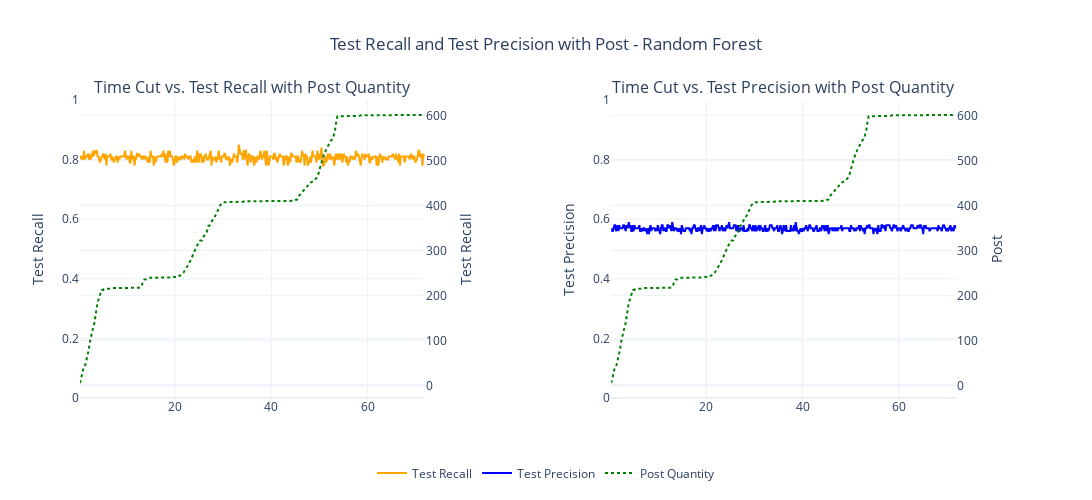

The code cell stored with this chart in its notebook:
### Code cell
import plotly.graph_objects as go
from plotly.subplots import make_subplots

# Create a subplot figure with 1 row and 2 columns
fig = make_subplots(
    rows=1, cols=2,
    subplot_titles=["Time Cut vs. Test Recall with Post Quantity", "Time Cut vs. Test Precision with Post Quantity"],
    specs=[[{"secondary_y": True}, {"secondary_y": True}]]
)

# First chart: Time Cut vs Test Recall
fig.add_trace(
    go.Scatter(
        x=df_rf_smote['time_cut_hours'],
        y=df_rf_smote['metrics.test_recall'],
        mode='lines',
        name='Test Recall',
        line=dict(color='Orange')
    ),
    row=1, col=1
)

# Second chart: Time Cut vs Test Precision with Post
fig.add_trace(
    go.Scatter(
        x=df_rf_smote['time_cut_hours'],
        y=df_rf_smote['metrics.test_precision'],
        mode='lines',
        name='Test Precision',
        line=dict(color='blue')
    ),
    row=1, col=2, secondary_y=False
)

# Adding Post Quantity to both subplots
fig.add_trace(
    go.Scatter(
        x=df_rf_smote['time_cut_hours'],
        y=df_rf_smote['post'],
        mode='lines',
        name='Post Quantity',
        line=dict(color='green', dash='dot')
    ),
    row=1, col=1, secondary_y=True
)

fig.add_trace(
    go.Scatter(
        x=df_rf_smote['time_cut_hours'],
        y=df_rf_smote['post'],
        mode='lines',
        name='Post Quantity',
        line=dict(color='green', dash='dot'), showlegend=False
    ),
    row=1, col=2, secondary_y=True
)

# Update layout
fig.update_layout(
    title="Test Recall and Test Precision with Post - Random Forest",
    title_x=0.5,  # Center the main title,
    template='plotly_white',
    legend=dict(orientation="h", yanchor="bottom", y=-0.3, xanchor="center", x=0.5),
    width=1100,  # Set the width
    height=500,  # Set the height
)

# Update Y-axis titles for both subplots
fig.update_yaxes(title_text="Test Recall", row=1, col=1)
fig.update_yaxes(title_text="Test Precision", secondary_y=False, row=1, col=2)
fig.update_yaxes(title_text="Post", secondary_y=True, row=1, col=2)

# Update the left Y-axis range for both subplots (if needed)
fig.update_yaxes(range=[0, 1], row=1, col=1,secondary_y=False)  # Adjust range for the left Y-axis of the first chart
fig.update_yaxes(range=[0, 1], row=1, col=2,secondary_y=False)  # Adjust range for the left Y-axis of the second chart

# Display the plot
fig.show()

### Figure 1 — Plotly figure (JSON) as saved in the notebook; plotly's stock layout.template omitted (floating-point values rounded to 4 significant figures; data arrays with more than 128 entries replaced by an {"elided": "..."} marker saying what was removed)
{"data": [{"line": {"color": "Orange"}, "mode": "lines", "name": "Test Recall", "type": "scatter", "x": {"elided": "431 float values"}, "xaxis": "x", "y": {"elided": "431 float values"}, "yaxis": "y"}, {"line": {"color": "blue"}, "mode": "lines", "name": "Test Precision", "type": "scatter", "x": {"elided": "431 float values"}, "xaxis": "x2", "y": {"elided": "431 float values"}, "yaxis": "y3"}, {"line": {"color": "green", "dash": "dot"}, "mode": "lines", "name": "Post Quantity", "type": "scatter", "x": {"elided": "431 float values"}, "xaxis": "x", "y": {"elided": "431 int values"}, "yaxis": "y2"}, {"line": {"color": "green", "dash": "dot"}, "mode": "lines", "name": "Post Quantity", "showlegend": false, "type": "scatter", "x": {"elided": "431 float values"}, "xaxis": "x2", "y": {"elided": "431 int values"}, "yaxis": "y4"}], "layout": {"annotations": [{"font": {"size": 16}, "showarrow": false, "text": "Time Cut vs. Test Recall with Post Quantity", "x": 0.185, "xanchor": "center", "xref": "paper", "y": 1, "yanchor": "bottom", "yref": "paper"}, {"font": {"size": 16}, "showarrow": false, "text": "Time Cut vs. Test Precision with Post Quantity", "x": 0.755, "xanchor": "center", "xref": "paper", "y": 1, "yanchor": "bottom", "yref": "paper"}], "height": 500, "legend": {"orientation": "h", "x": 0.5, "xanchor": "center", "y": -0.3, "yanchor": "bottom"}, "title": {"text": "Test Recall and Test Precision with Post - Random Forest", "x": 0.5}, "width": 1100, "xaxis": {"anchor": "y", "autorange": true, "domain": [0, 0.37], "range": [0.23, 71.9], "type": "linear"}, "xaxis2": {"anchor": "y3", "autorange": true, "domain": [0.57, 0.94], "range": [0.23, 71.9], "type": "linear"}, "yaxis": {"anchor": "x", "domain": [0, 1], "range": [0, 1], "title": {"text": "Test Recall"}, "type": "linear"}, "yaxis2": {"anchor": "x", "autorange": true, "overlaying": "y", "range": [-28.11, 634.1], "side": "right", "title": {"text": "Test Recall"}, "type": "linear"}, "yaxis3": {"anchor": "x2", "domain": [0, 1], "range": [0, 1], "title": {"text": "Test Precision"}, "type": "linear"}, "yaxis4": {"anchor": "x2", "autorange": true, "overlaying": "y3", "range": [-28.11, 634.1], "side": "right", "title": {"text": "Post"}, "type": "linear"}}}
